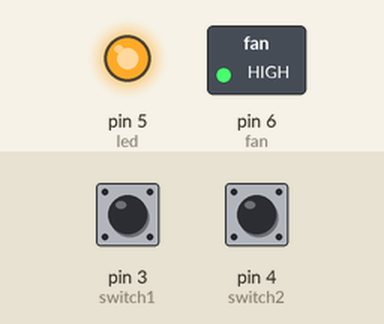
Recording of a sketch running on a simulated Arduino Uno, built with avr-gcc and run on an emulated ATmega328P. Parts: switched loads named in the sketch (green lamp = pin HIGH), output pins drawn as LEDs (lit = HIGH). The test bench sets the inputs (shaded band); at power-on: pin 3 (switch1) LOW, pin 4 (switch2) LOW.

Above: at 1.2 s.
1.3 s: pin 3 (switch1) pulled HIGH for 0.15 s
At 1.37 s:
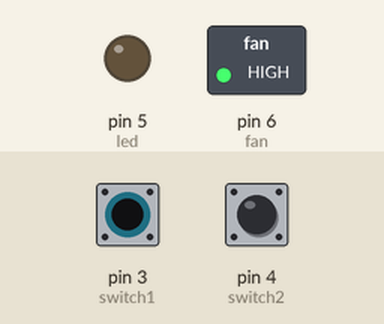
2.9 s: pin 4 (switch2) pulled HIGH for 0.15 s
At 2.97 s:
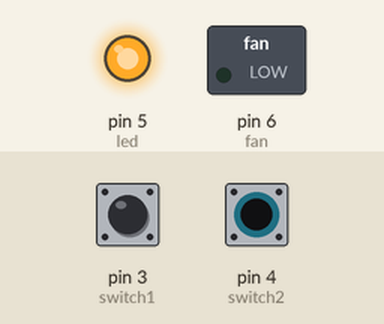
4.5 s: pin 4 (switch2) pulled HIGH for 3.2 s
At 8.1 s:
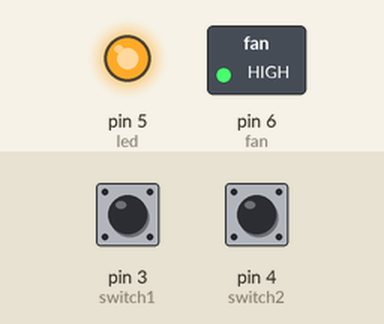
9.2 s: pin 3 (switch1) pulled HIGH for 3.2 s
At 10.5 s:
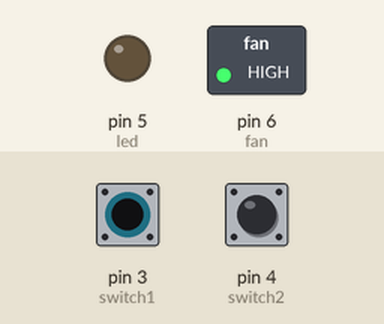
13.9 s: pin 3 (switch1) driven HIGH and pin 4 (switch2) driven HIGH
At 15.2 s:
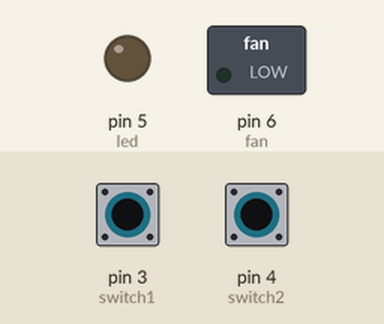
Timing chart, 0 to 16.4 s (numbered marks = the images above; inputs shaded):
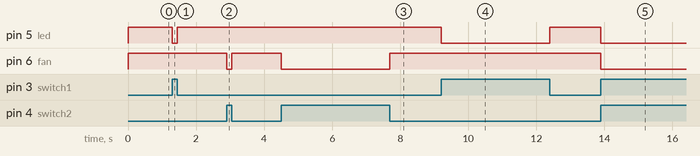

The sketch:

devivices_with_switches.ino
```cpp
int switch1=3;
int switch2=4;
int led=5;
int fan=6;
int switch11;
int switch22;
void setup() {
    // put your setup code here, to run once:
pinMode(switch1,INPUT);
pinMode(switch2,INPUT);
pinMode(led,OUTPUT);
pinMode(fan,OUTPUT);
}

void loop() {
  // put your main code here, to run repeatedly:
switch11=digitalRead(switch1);
switch22=digitalRead(switch2);
if(switch11==1)
{
  digitalWrite(led,0);
}
if(switch11==0)
{
  digitalWrite(led,1);
}
if(switch22==1)
{
  digitalWrite(fan,0);
}
if(switch22==0)
{
  digitalWrite(fan,1);
}
}
```

Measured:
- after the input at 1.3 s, pin 5 (led): HIGH → LOW at once, → HIGH 0.15 s later
- after the input at 2.9 s, pin 6 (fan): HIGH → LOW at once, → HIGH 0.15 s later
- after the input at 4.5 s, pin 6 (fan): HIGH → LOW at once, → HIGH 3.2 s later
- after the input at 9.2 s, pin 5 (led): HIGH → LOW at once, → HIGH 3.2 s later
- after the input at 13.9 s, pin 5 (led), pin 6 (fan): HIGH → LOW at once
